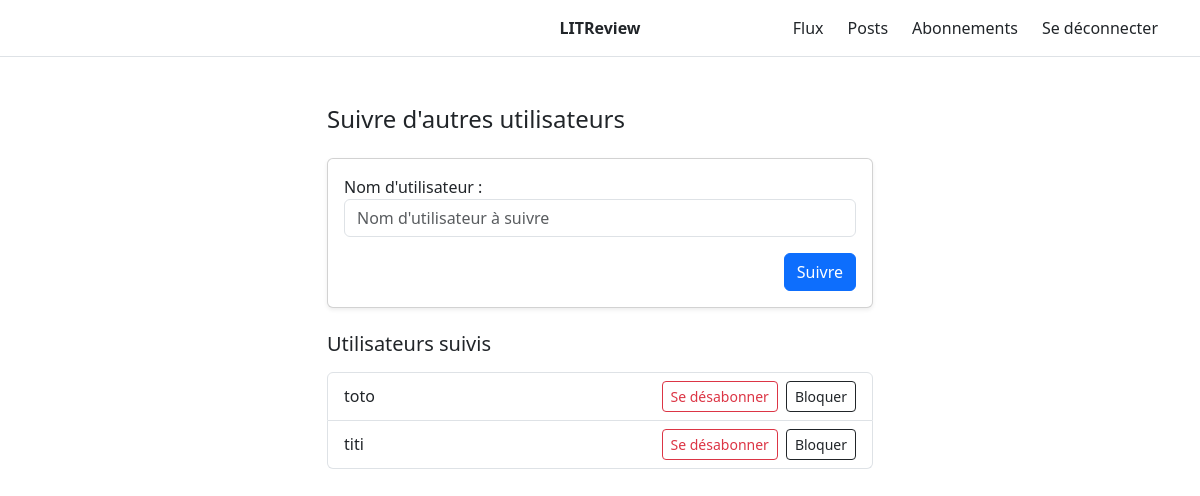
/follows/ (signed in), run on the app's committed database.
### reviews/models.py (models this page shows)
class UserFollows(models.Model):
    user = models.ForeignKey(
        to=settings.AUTH_USER_MODEL, on_delete=models.CASCADE, related_name="following"
    )
    followed_user = models.ForeignKey(
        to=settings.AUTH_USER_MODEL,
        on_delete=models.CASCADE,
        related_name="followed_by",
    )
    class Meta:
        unique_together = ("user", "followed_user")

### users/models.py (models this page shows)
class User(AbstractUser):
    pass

### reviews/views/follows.py (the view, shortened to what this page needs)
# urls.py: path("follows/", views.follows_view, name="follows"),
@login_required
def follows_view(request):
    following_relations = UserFollows.objects.filter(user=request.user).select_related(
        "followed_user"
    )
    blocked_user_ids = set(
        UserBlock.objects.filter(blocker=request.user).values_list(
            "blocked_id", flat=True
        )
    )
    form = FollowForm()
    error = None
    context = {
        "form": form,
        "following_relations": following_relations,
        "error": error,
        "blocked_user_ids": blocked_user_ids,
    }
    return render(request, "reviews/follows.html", context)

### reviews/forms.py
class FollowForm(forms.Form):
    username = forms.CharField(
        label="Nom d'utilisateur",
        max_length=150,  # cohérent avec AbstractUser (username max_length=150)
        widget=forms.TextInput(
            attrs={
                "class": "form-control",
                "placeholder": "Nom d'utilisateur à suivre",
            }
        ),
    )

### reviews/templates/reviews/follows.html (shortened to what this page needs)
{% extends "base.html" %}
{% block content %}
<div class="container py-5">
    <div class="row justify-content-center">
        <div class="col-12 col-md-8 col-lg-6">
            <h1 class="h4 mb-4">Suivre d'autres utilisateurs</h1>
            <form method="post" class="card p-3 shadow-sm mb-4">
                <div class="mb-3">
                    {{ form.username.label_tag }}
                    {{ form.username }}
                </div>
                <div class="d-flex justify-content-end">
                    <button type="submit" class="btn btn-primary">
                        Suivre
                    </button>
                </div>
            </form>
            <h2 class="h5 mb-3">Utilisateurs suivis</h2>
            {% if following_relations %}
                <ul class="list-group">
                    {% for rel in following_relations %}
                    <li class="list-group-item d-flex justify-content-between align-items-center">
                        <span>{{ rel.followed_user.username }}</span>
                        <div class="d-flex gap-2">
                            <form method="post" action="{% url 'unfollow' rel.id %}">
                                <button type="submit" class="btn btn-sm btn-outline-danger">
                                    Se désabonner
                                </button>
                            </form>
                            {% if rel.followed_user.id in blocked_user_ids %}
                                <form method="post" action="{% url 'unblock' rel.followed_user.id %}">
                                    {% csrf_token %}
                                    <button type="submit" class="btn btn-sm btn-outline-secondary">
                                        Débloquer
                                    </button>
                                </form>
                            {% else %}
                                <form method="post" action="{% url 'block' rel.followed_user.id %}">
                                    <button type="submit" class="btn btn-sm btn-outline-dark">
                                        Bloquer
                                    </button>
                                </form>
                            {% endif %}
                        </div>
                    </li>
                    {% endfor %}
                </ul>
            {% else %}
                <p>Vous ne suivez encore personne.</p>
            {% endif %}
        </div>
    </div>
</div>
{% endblock %}

### data on the page
UserFollows: followed_user.username "toto", shows "Bloquer"
UserFollows: followed_user.username "titi", shows "Bloquer"
